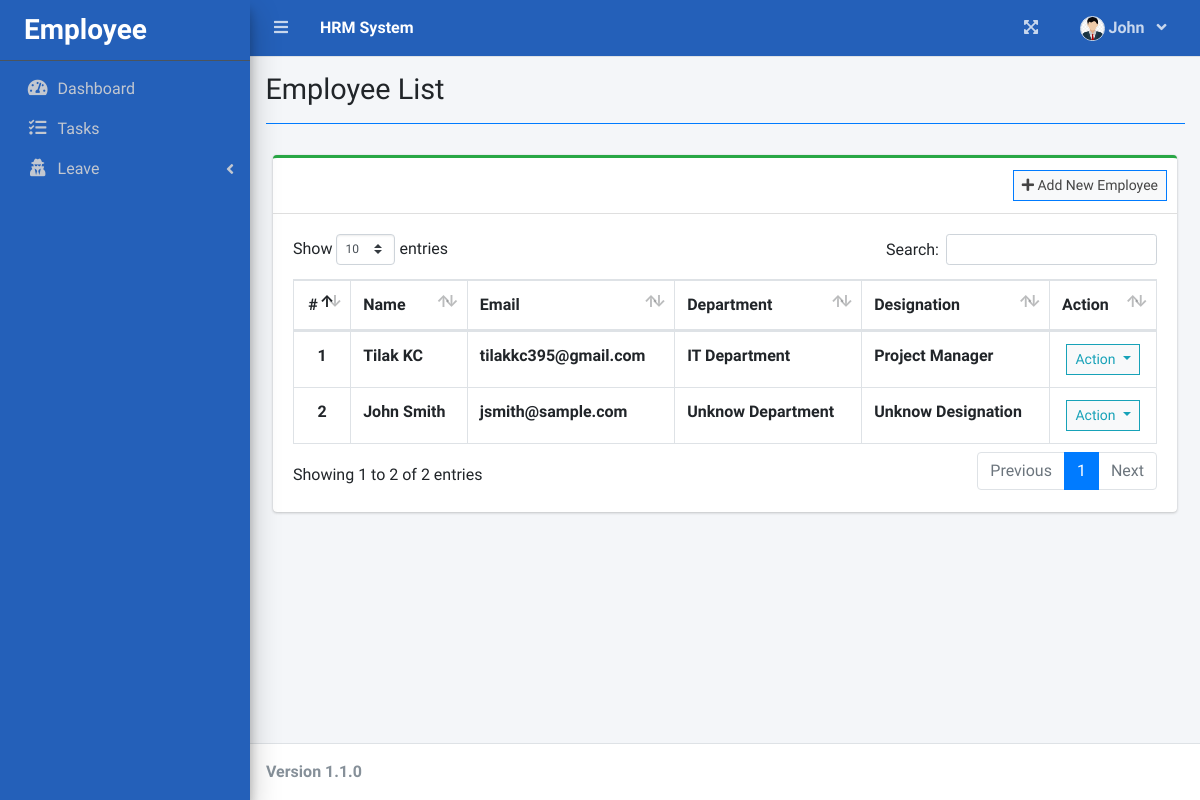
Page /index.php?page=employee_list (signed in) on the committed database.
### tables this page shows
CREATE TABLE `employee_list` (
  `id` int(30) NOT NULL,
  `employee_id` varchar(50) NOT NULL,
  `firstname` varchar(200) NOT NULL,
  `middlename` varchar(200) NOT NULL,
  `lastname` varchar(200) NOT NULL,
  `email` varchar(200) NOT NULL,
  `password` text NOT NULL,
  `department_id` int(30) NOT NULL,
  `designation_id` int(30) NOT NULL,
  `evaluator_id` int(30) NOT NULL,
  `avatar` text DEFAULT NULL,
  `date_created` datetime NOT NULL DEFAULT current_timestamp()
);

### employee_list.php (the view, shortened to what this page needs)
<?php include 'db_connect.php' ?>
<div class="col-lg-12">
	<div class="card card-outline card-success">
		<div class="card-header">
			<div class="card-tools">
				<a class="btn btn-block btn-sm btn-default btn-flat border-primary"
					href="./index.php?page=new_employee"><i class="fa fa-plus"></i> Add New Employee</a>
			</div>
		</div>
		<div class="card-body">
			<table class="table tabe-hover table-bordered" id="list">
				<thead>
					<tr>
						<th class="text-center">#</th>
						<th>Name</th>
						<th>Email</th>
						<th>Department</th>
						<th>Designation</th>
						<th>Action</th>
					</tr>
				</thead>
				<tbody>
					<?php
					$i = 1;
					$designations = $conn->query("SELECT * FROM designation_list ");
					$design_arr[0] = "Unset";
					while ($row = $designations->fetch_assoc()) {
						$design_arr[$row['id']] = $row['designation'];
					}
					$departments = $conn->query("SELECT * FROM department_list ");
					$dept_arr[0] = "Unset";
					while ($row = $departments->fetch_assoc()) {
						$dept_arr[$row['id']] = $row['department'];
					}
					$qry = $conn->query("SELECT *,concat(firstname,' ',middlename,' ',lastname) as name FROM employee_list order by concat(lastname,', ',firstname,' ',middlename) asc");
					while ($row = $qry->fetch_assoc()):
						?>
						<tr>
							<th class="text-center"><?php echo $i++ ?></th>
							<td><b><?php echo ucwords($row['name']) ?></b></td>
							<td><b><?php echo $row['email'] ?></b></td>
							<td><b><?php echo isset($dept_arr[$row['department_id']]) ? $dept_arr[$row['department_id']] : 'Unknow Department' ?></b>
							</td>
							<td><b><?php echo isset($design_arr[$row['designation_id']]) ? $design_arr[$row['designation_id']] : 'Unknow Designation' ?></b>
							</td>
							<td class="text-center">
								<button type="button"
									class="btn btn-default btn-sm btn-flat border-info wave-effect text-info dropdown-toggle"
									data-toggle="dropdown" aria-expanded="true">
									Action
								</button>
							</td>
						</tr>
					<?php endwhile; ?>
				</tbody>
			</table>
		</div>
	</div>
</div>

### rows in the picture
employee_list: name "Tilak KC", email "tilakkc395@gmail.com", department "IT Department", designation "Project Manager"
employee_list: name "John Smith", email "jsmith@sample.com", department_id "Unknow Department", designation_id "Unknow Designation"

### other values in the picture
$_SESSION['login_firstname'] "John"
$title "Employee List"
